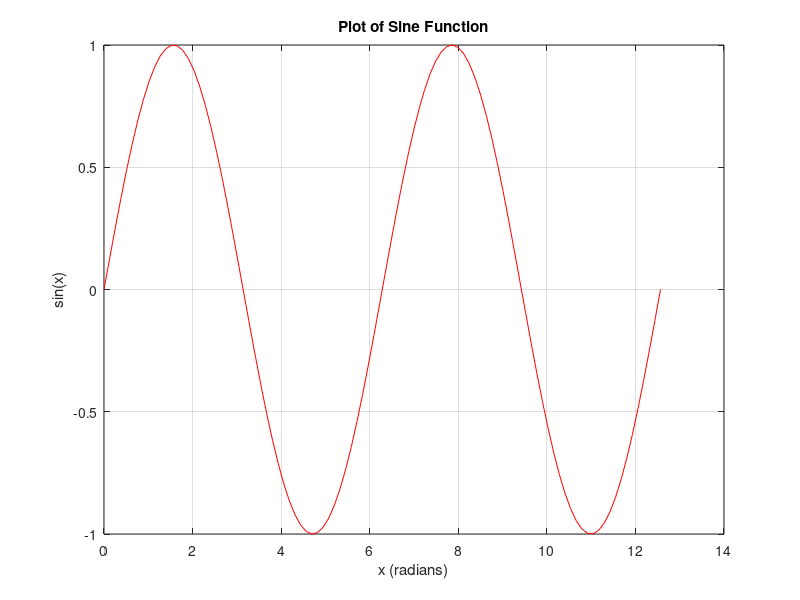

Write the MATLAB code that produced this figure.
x = linspace(0, 4*pi, 100); % Creates 100 points between 0 and 2*pi
y = sin(x);
plot(x, y, 'r-')            % 'r-' makes a red solid line
grid on
title('Plot of Sine Function')
xlabel('x (radians)')
ylabel('sin(x)')
